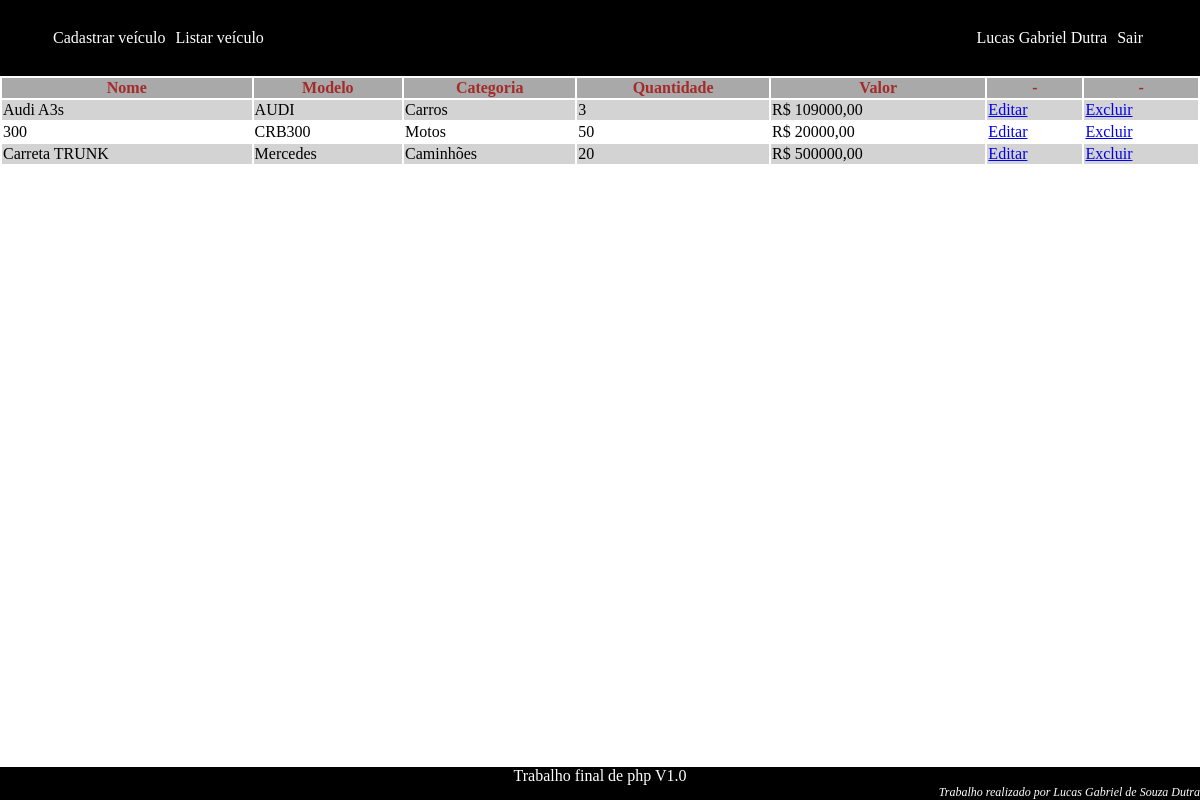
/view/sistema.php?tela=lv (signed in), run on the app's committed database.
### tables this page shows
CREATE TABLE `veiculo` (
  `id` int(11) NOT NULL AUTO_INCREMENT,
  `nome` varchar(255) DEFAULT NULL,
  `modelo` varchar(255) DEFAULT NULL,
  `categoria` int(11) DEFAULT NULL,
  `quantidade` int(11) DEFAULT NULL,
  `valor` decimal(12,2) DEFAULT NULL,
  PRIMARY KEY (`id`),
  KEY `categoria` (`categoria`),
  CONSTRAINT `veiculo_ibfk_1` FOREIGN KEY (`categoria`) REFERENCES `categoria` (`id`)
);

CREATE TABLE `categoria` (
  `id` int(11) NOT NULL AUTO_INCREMENT,
  `descricao` varchar(255) DEFAULT NULL,
  PRIMARY KEY (`id`)
);

### model/Pessoa.class.php (called while the page is built, shortened)
<?php
require_once 'Entity.class.php';
class Pessoa extends Entity
{
    private $nome;
    private $ultimoNome;
    public function getNome()
    {
        return $this->nome;
    }
    public function getUltimoNome()
    {
        return $this->ultimoNome;
    }
}
?>

### control/dao/EntityManager.class.php (called while the page is built, shortened)
<?php
require_once __DIR__ . '/DataSource.class.php';
require_once __DIR__ . '/../../model/Entity.class.php';
class EntityManager extends DataSource
{
    protected $table;
    protected $fields;
    public function EntityManager($table, $classe)
    {
        $this->table = $table;
        $this->fields = ["id" => "id"];
    }
    public function getAll()
    {
        $query = "select * from $this->table";
        return $this->asListObject(parent::getConexao()->query($query));
    }
    public function pegarPorId($id)
    {
        $result = $this->getAllUsingFilter(['id' => $id]);
        return $result[0];
    }
    public function getAllUsingFilter($filtros, $operador = "and")
    {
        $query = "select * from $this->table ";
        $filtro = "";
        foreach ($filtros as $key => $value) {
            if (!empty($filtro)) {
                $filtro .= " $operador ";
            } else {
                $filtro .= " where ";
            }
            $filtro .= "$key = '$value'";
        }
        $query .= $filtro;
        return $this->asListObject(parent::getConexao()->query($query));
    }
    function asListObject($result)
    {
        $lista = array();
        while ($linha = $result->fetch(PDO::FETCH_OBJ)) {
            $lista[] = $this->asObject($linha);
        }
        return $lista;
    }
    function asObject($linha)
    {
        $objeto = new $this->classe();
        foreach ($this->fields as $key => $value) {
            $setter = $this->getMethodSetter($key);
            $objeto->$setter($linha->$key);
        }
        return $objeto;
    }
    protected function getMethodSetter($field)
    {
        return 'set' . strtoupper(substr($field, 0, 1)) . substr($field, 1);
    }
}
?>

### control/bo/VeiculoBO.class.php (called while the page is built, shortened)
<?php
require_once __DIR__ . '/../dao/VeiculoDAO.class.php';
class VeiculoBO
{
    private $veiculoDAO;
    public function VeiculoBO()
    {
        $this->veiculoDAO = new VeiculoDAO();
    }
    public function getTodos()
    {
        return $this->veiculoDAO->getAll();
    }
}
?>

### control/dao/DataSource.class.php (called while the page is built)
<?php
class DataSource
{
    private $usuario;
    private $senha;
    private $endereco;
    private $porta;
    private $banco;
    public function DataSource()
    {
        $this->usuario = 'trabalhoFinal';
        $this->senha = 'trabalhoFinal';
        $this->endereco = 'localhost';
        $this->porta = 3306;
        $this->banco = 'trabalho_final_php';
    }
    protected function getConexao()
    {
        $conexao = "mysql:host=$this->endereco:$this->porta;dbname=$this->banco";
        return new PDO($conexao, $this->usuario, $this->senha);
    }
}
?>

### control/dao/VeiculoDAO.class.php (called while the page is built, shortened)
<?php
require_once __DIR__ . '/EntityManager.class.php';
require_once __DIR__ . '/../../model/Veiculo.class.php';
class VeiculoDAO extends EntityManager
{
    public function VeiculoDAO()
    {
        $this->fields = array_merge(
            $this->fields,
            [
                "modelo" => "modelo",
                "nome" => "nome",
                "categoria" => "categoria",
                "quantidade" => "quantidade",
                "valor" => "valor"
            ]
        );
    }
}
?>

### model/Entity.class.php (called while the page is built)
<?php
class Entity
{
    private $id;
    public function getId()
    {
        return $this->id;
    }
    public function setId($id)
    {
        $this->id = $id;
        return $this;
    }
}
?>

### model/Veiculo.class.php (called while the page is built)
<?php
require_once 'Categoria.class.php';
class Veiculo extends Entity
{
    private $nome;
    private $modelo;
    private $categoria;
    private $quantidade;
    private $valor;
    public function Veiculo(
        $nome = null,
        $modelo = null,
        $categoria = null,
        $quantidade = null,
        $valor = null
    ) {
        $this->nome = $nome;
        $this->modelo = $modelo;
        $this->categoria = $categoria;
        $this->quantidade = $quantidade;
        $this->valor = $valor;
    }
    public function getNome()
    {
        return $this->nome;
    }
    public function setNome($nome)
    {
        $this->nome = $nome;
        return $this;
    }
    public function getModelo()
    {
        return $this->modelo;
    }
    public function setModelo($modelo)
    {
        $this->modelo = $modelo;
        return $this;
    }
    public function getCategoria()
    {
        return $this->categoria;
    }
    public function setCategoria($categoria)
    {
        $this->categoria = $categoria;
        return $this;
    }
    public function getQuantidade()
    {
        return $this->quantidade;
    }
    public function setQuantidade($quantidade)
    {
        $this->quantidade = $quantidade;
        return $this;
    }
    public function getValor()
    {
        return $this->valor;
    }
    public function setValor($valor)
    {
        $this->valor = $valor;
        return $this;
    }
}
?>

### control/bo/CategoriaBO.class.php (called while the page is built, shortened)
<?php
require_once __DIR__ . '/../dao/CategoriaDAO.class.php';
class CategoriaBO
{
    private $categoriaDAO;
    public function CategoriaBO()
    {
        $this->categoriaDAO = new CategoriaDAO();
    }
    public function pegarPorId($id)
    {
        return $this->categoriaDAO->pegarPorId($id);
    }
}
?>

### control/dao/CategoriaDAO.class.php (called while the page is built, shortened)
<?php
require_once __DIR__ . '/EntityManager.class.php';
require_once __DIR__ . '/../../model/Categoria.class.php';
class CategoriaDAO extends EntityManager
{
    public function CategoriaDAO()
    {
        $this->fields = array_merge($this->fields, ['descricao' => 'descricao']);
    }
}
?>

### model/Categoria.class.php (called while the page is built)
<?php
class Categoria extends Entity
{
    private $descricao;
    public function getDescricao()
    {
        return $this->descricao;
    }
    public function setDescricao($descricao)
    {
        $this->descricao = $descricao;
        return $this;
    }
}
?>

### view/veiculo/listar.php (the view)
<?php
require_once __DIR__ . '/../../control/bo/VeiculoBO.class.php';
require_once __DIR__ . '/../../control/bo/CategoriaBO.class.php';
$categoriaBO = new CategoriaBO();
$veiculoBO = new VeiculoBO();
$veiculos = $veiculoBO->getTodos();
?>
<table>
    <thead>
        <th>Nome</th>
        <th>Modelo</th>
        <th>Categoria</th>
        <th>Quantidade</th>
        <th>Valor</th>
        <th>-</th>
        <th>-</th>
    </thead>
    <tbody>
    <?php
    foreach ($veiculos as $veiculo) {
        $categoria = $categoriaBO->pegarPorId($veiculo->getCategoria());
        ?>
        <tr>
            <td><?= $veiculo->getNome() ?></td>
            <td><?= $veiculo->getModelo() ?></td>
            <td><?= $categoria->getDescricao() ?></td>
            <td><?= $veiculo->getQuantidade() ?></td>
            <td><?= 'R$ ' . str_replace('.', ',', $veiculo->getValor()) ?></td>
            <td><a href="sistema.php?tela=cv&id=<?= $veiculo->getId() ?>">Editar</a></td>
            <td><a href="../control/excluir-veiculo.php?id=<?= $veiculo->getId() ?>">Excluir</a></td>
        </tr>
    <?php
}
?>
    </tbody
</table>

### view/template/header.php (shortened to what this page needs)
<!DOCTYPE html>
<html lang="en">
<head>
    <link rel="stylesheet" href="estilo/pagina.css">
</head>
<body>

### view/template/menu.php (shortened to what this page needs)
<?php
if (isset($_SESSION['usuario'])) {
    $usuario = unserialize($_SESSION['usuario']);
}
?>
<nav>
    <ul>
        <li><a href="?tela=cv">Cadastrar veículo</a></li>
        <li><a href="?tela=lv">Listar veículo</a></li>
    </ul>
    <ul class="usuario">
        <li>
            <a href="?tela=mu">
                <?= isset($usuario) ? ($usuario->getNome() . " " . $usuario->getUltimoNome()) : '' ?>
            </a>
        </li>
        <li><a href="../control/sair.php">Sair</a><li>
    </ul>
</nav>

### view/sistema.php (shortened to what this page needs)
<?php
include 'template/header.php';
include 'template/menu.php';
if (isset($_GET['tela'])) {
    switch ($_GET['tela']) {
        case 'lv':
            include 'veiculo/listar.php';
            break;
    }
}
?>
<?php
include 'template/footer.php';
?>

### view/template/footer.php
<footer>
    <div class="center">
        Trabalho final de php V1.0
    </div>
    <div class="direita">
        Trabalho realizado por Lucas Gabriel de Souza Dutra
    </div>
</footer>
</body>
</html>

### view/estilo/pagina.css (style rules this page uses)
body { margin: 0 !important; }
footer { position: fixed; bottom: 0; left: 0; background-color: black; color: white; width: 100%; display: block; }
footer div.center { text-align: center; }
footer div.direita { text-align: right; font-style: italic; font-size: 12px; }
nav { background-color: black; width: 100%; padding: 0.5rem; }
nav ul { list-style: none; display: inline-flex; }
nav ul.usuario { float: right; margin-right: 50px; }
nav ul li { background-color: black; color: white; padding: 5px; display: inline; }
nav ul li a, nav ul li a:visited, nav ul li a:active, nav ul li a:link { color: white; text-decoration: none; }
table { width: 100%; }
table thead { background-color: darkgray; color: brown; }
table tbody tr:nth-child(2n + 1) { background-color: lightgray; }

### data on the page
veiculo: nome "Audi A3s", modelo "AUDI", categoria.descricao "Carros", quantidade "3", valor "109000,00"
veiculo: nome "300", modelo "CRB300", categoria.descricao "Motos", quantidade "50", valor "20000,00"
veiculo: nome "Carreta TRUNK", modelo "Mercedes", categoria.descricao "Caminhões", quantidade "20", valor "500000,00"

### other printed values
$usuario->getNome() "Lucas Gabriel"
$usuario->getUltimoNome() "Dutra"
